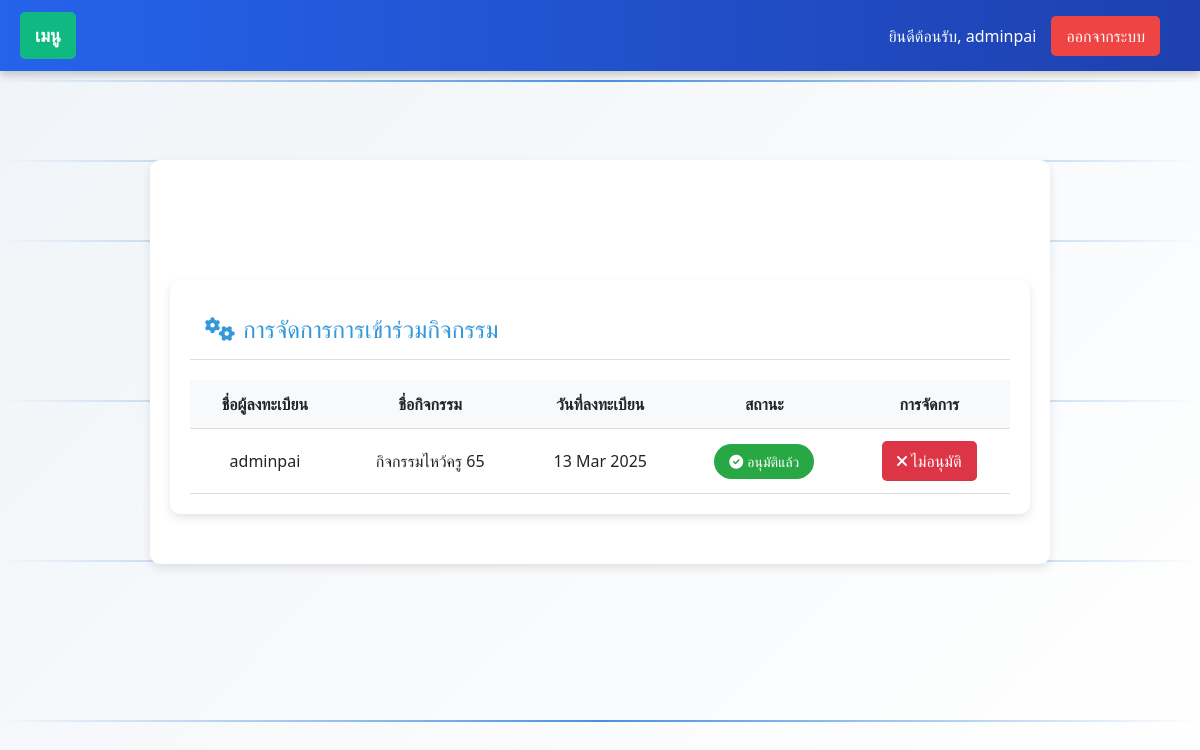
Screenshot of /manage-participations/ (signed in) with the database file from the repository.
### myapp/models.py (models this page shows, shortened)
class CustomUser(AbstractUser):
    USER_TYPE_CHOICES = (
        ('student', 'นักศึกษา'),
        ('teacher', 'อาจารย์'),
        ('admin', 'ผู้ดูแลระบบ'),
    )
    user_type = models.CharField(
        max_length=10,
        choices=USER_TYPE_CHOICES,
        default='student',
        verbose_name='ประเภทผู้ใช้'
    )
    student_id = models.CharField(
        max_length=20,
        unique=True,
        null=True,
        blank=True,
        verbose_name='รหัสนักศึกษา'
    )
    year = models.IntegerField(
        choices=[
            (1, 'ชั้นปีที่ 1'),
            (2, 'ชั้นปีที่ 2'),
            (3, 'ชั้นปีที่ 3'),
            (4, 'ชั้นปีที่ 4'),
        ],
        null=True,
        blank=True,
        verbose_name='ชั้นปี'
    )
    branch = models.CharField(
        max_length=255,
        choices=BRANCH_CHOICES,
        null=True,
        blank=True,
        verbose_name='สาขา'
    )
    groups = models.ManyToManyField(
        Group,
        related_name="customuser_groups",
        blank=True
    )
    user_permissions = models.ManyToManyField(
        Permission,
        related_name="customuser_permissions",
        blank=True
    )
    class Meta:
        verbose_name = 'ผู้ใช้'
        verbose_name_plural = 'ผู้ใช้ทั้งหมด'

class Participation(models.Model):
    STATUS_CHOICES = [
        ('pending', 'ยังไม่อนุมัติ'),
        ('approved', 'อนุมัติแล้ว'),
        ('rejected', 'ไม่อนุมัติ')  # เพิ่มสถานะใหม่
    ]
    activity = models.ForeignKey('Activity', on_delete=models.CASCADE, verbose_name='กิจกรรม')
    student = models.ForeignKey(CustomUser, on_delete=models.CASCADE, verbose_name='นักศึกษา')
    joined_at = models.DateTimeField(default=timezone.now)
    status = models.CharField(
        max_length=10,
        choices=STATUS_CHOICES,
        default='pending',
        verbose_name='สถานะการลงทะเบียน'
    )
    class Meta:
        verbose_name = 'การเข้าร่วมกิจกรรม'
        verbose_name_plural = 'การเข้าร่วมกิจกรรมทั้งหมด'
        unique_together = ('activity', 'student')

class Activity(models.Model):
    name = models.CharField(
        max_length=255,
        verbose_name='ชื่อกิจกรรม'
    )
    description = models.TextField(
        verbose_name='รายละเอียดกิจกรรม'
    )
    start_date = models.DateField(
        verbose_name='วันที่เริ่มจัดกิจกรรม',
        default=datetime.date.today
    )
    end_date = models.DateField(
        verbose_name='วันที่สิ้นสุดกิจกรรม',
        null=True,  # ยอมให้เป็น NULL
        blank=True  # สามารถทิ้งว่างได้ในฟอร์ม
    )
    created_by = models.ForeignKey(
        CustomUser,
        on_delete=models.CASCADE,
        verbose_name='ผู้สร้างกิจกรรม'
    )
    FACULTY_CHOICES = [
        ('all', 'ทุกคนเข้าร่วมได้'),
        ('CS', 'วิทยาการคอมพิวเตอร์'),
        ('CCS', 'วิทยาศาสตร์เครื่องสำอาง'),
        ('OHS', 'อาชีวอนามัยและความปลอดภัย'),
        ('EHS', 'อนามัยสิ่งแวดล้อมและสาธารณภัย'),
        ('MS', 'วิทยาศาสตร์การแพทย์'),
        ('GS', 'วิทยาศาสตร์ทั่วไป'),
        ('IT', 'เทคโนโลยีสารสนเทศ'),
        ('BIB', 'อุตสาหกรรมชีวภาพเพื่อธุรกิจ'),
        ('CYB', 'ความมั่นคงปลอดภัยไซเบอร์'),
    ]
    faculty = models.CharField(
        max_length=10,
        choices=FACULTY_CHOICES,
        default='all',
        verbose_name='คณะที่จัดกิจกรรม'
    )
    class Meta:
        verbose_name = 'กิจกรรม'
        verbose_name_plural = 'กิจกรรมทั้งหมด'

### myapp/views.py (the view)
# urls.py: path('manage-participations/', views.manage_participations, name='manage_participations'),
@user_passes_test(is_admin)
def manage_participations(request):
    participations = Participation.objects.select_related('activity', 'student').all()
    return render(request, 'manage_participation.html', {'participations': participations})

### myapp/views.py (called while the page is built)
def is_admin(user):
    return user.user_type == 'admin'

### templates/manage_participation.html (shortened to what this page needs)
{% extends 'base.html' %}
{% block content %}
<div class="manage-container">
    <div class="manage-card-header">
        <h2><i class="fas fa-cogs me-2"></i>การจัดการการเข้าร่วมกิจกรรม</h2>
    </div>
    <div class="card-body">
        <div class="table-responsive">
            <table class="manage-table">
                <thead>
                    <tr>
                        <th>ชื่อผู้ลงทะเบียน</th>
                        <th>ชื่อกิจกรรม</th>
                        <th>วันที่ลงทะเบียน</th>
                        <th>สถานะ</th>
                        <th>การจัดการ</th>
                    </tr>
                </thead>
                <tbody>
                    {% if participations %}
                        {% for participation in participations %}
                        <tr>
                            <td>{{ participation.student.username|default:"ไม่ระบุ" }}</td>
                            <td>{{ participation.activity.name|default:"ไม่ระบุ" }}</td>
                            <td>{{ participation.joined_at|date:"d M Y"|default:"ไม่ระบุ" }}</td>
                            <td id="status-{{ participation.id }}">
                                {% if participation.status == 'pending' %}
                                    <span class="manage-badge manage-badge-warning">
                                        <i class="fas fa-clock me-1"></i>รอการอนุมัติ
                                    </span>
                                {% elif participation.status == 'approved' %}
                                    <span class="manage-badge manage-badge-success">
                                        <i class="fas fa-check-circle me-1"></i>อนุมัติแล้ว
                                    </span>
                                {% else %}
                                    <span class="manage-badge manage-badge-danger">
                                        <i class="fas fa-times-circle me-1"></i>ไม่อนุมัติ
                                    </span>
                                {% endif %}
                            </td>
                            <td>
                                <div class="manage-btn-group">
                                    {% if participation.status != 'rejected' %}
                                        <button onclick="updateStatus({{ participation.id }}, 'rejected')"
                                                class="manage-btn manage-btn-danger">
                                            <i class="fas fa-times me-1"></i>ไม่อนุมัติ
                                        </button>
                                    {% endif %}
                                </div>
                            </td>
                        </tr>
                        {% endfor %}
                    {% else %}
                        <tr><td colspan="5">ไม่มีข้อมูลการเข้าร่วม</td></tr>
                    {% endif %}
                </tbody>
            </table>
        </div>
    </div>
</div>
{% endblock %}

### templates/base.html (shortened to what this page needs)
{% load static %}
<!DOCTYPE html>
<html lang="th">
<head>
  <link rel="stylesheet" href="{% static 'css/style.css' %}">
  <link rel="stylesheet" href="https://cdn.jsdelivr.net/npm/bootstrap@5.3.0/dist/css/bootstrap.min.css">
  <link rel="stylesheet" href="https://cdnjs.cloudflare.com/ajax/libs/font-awesome/6.0.0/css/all.min.css">
  <script src="https://cdn.tailwindcss.com"></script>
</head>
<body>
  <div class="moving-line"></div>
  <div class="moving-line"></div>
  <div class="base-navbar">
    <div class="base-menu-container" id="menuContainer">
      <a href="#" class="base-menu" id="menuButton">เมนู</a>
    </div>
    <div class="base-right-side">
      {% if user.is_authenticated %}
        <span>ยินดีต้อนรับ, {{ user.username }}</span>
        <form method="post" action="{% url 'logout' %}" style="display:inline;">
          <button type="submit" class="base-logout-btn">ออกจากระบบ</button>
        </form>
      {% else %}
        <a href="{% url 'login' %}">เข้าสู่ระบบ</a>
        <a href="{% url 'register' %}">สมัครสมาชิก</a>
      {% endif %}
    </div>
  </div>
  <div class="base-container">
    {% block content %}
    {% endblock %}
  </div>
</body>
</html>

### templates/base.html (style rules this page uses)
body { margin: 0; padding-top: 60px; min-height: 100vh; background: linear-gradient(135deg, #f0f4f8, #ffffff); overflow-x: hidden; position: relative; }
.moving-line { position: absolute; width: 100%; height: 2px; background: linear-gradient(90deg, transparent, #4a90e2, transparent); animation: moveLine 6s linear infinite; z-index: 0; }
.moving-line:nth-child(1) { top: 10%; }
.moving-line:nth-child(6) { top: 90%; animation-delay: 5s; }
.base-container { position: relative; z-index: 10; max-width: 900px; margin: 100px auto 30px; padding: 20px; background: white; box-shadow: 0px 4px 10px rgba(0, 0, 0, 0.1); border-radius: 10px; }
.base-navbar { background: linear-gradient(to right, #2563eb, #1e40af); width: 100%; position: fixed; top: 0; left: 0; display: flex; justify-content: space-between; align-items: center; padding: 12px 20px; box-shadow: 0px 4px 8px rgba(0, 0, 0, 0.2); z-index: 1000; }
.base-menu-container { position: relative; }
.base-menu { font-size: 18px; color: white; text-decoration: none; font-weight: bold; padding: 10px 15px; background-color: #10b981; border-radius: 5px; cursor: pointer; display: inline-block; transition: background-color 0.3s ease; }
.base-right-side { display: flex; gap: 15px; align-items: center; margin-right: 20px; }
.base-right-side span { color: white; font-size: 16px; }
.base-right-side a, .base-logout-btn { color: white; text-decoration: none; padding: 8px 15px; border-radius: 5px; background-color: #f59e0b; transition: background-color 0.3s ease; }
.base-logout-btn { background-color: #ef4444; border: none; cursor: pointer; }

### templates/manage_participation.html (style rules this page uses)
.manage-container { max-width: 1200px; margin: 100px auto 30px; padding: 20px; background: #fff; border-radius: 10px; box-shadow: 0 4px 10px rgba(0, 0, 0, 0.1); }
.manage-card-header { background: #fff; padding: 15px; border-bottom: 1px solid #ddd; }
.manage-card-header h2 { margin: 0; color: #3498db; font-size: 24px; }
.manage-table { width: 100%; border-collapse: collapse; margin-top: 20px; }
.manage-table th, .manage-table td { padding: 12px; text-align: center; border-bottom: 1px solid #ddd; }
.manage-table th { background: #f8f9fa; font-weight: 600; }
.manage-btn-group { display: flex; justify-content: center; gap: 10px; }
.manage-btn { padding: 8px 15px; border-radius: 5px; text-decoration: none; cursor: pointer; transition: background 0.3s; }
.manage-btn-danger { background: #dc3545; color: #fff; border: none; }
.manage-badge { padding: 8px 15px; border-radius: 20px; font-size: 14px; }
.manage-badge-success { background: #28a745; color: #fff; }

### rows the page displays
CustomUser: username "adminpai"
Participation: student.username "adminpai", activity.name "กิจกรรมไหว้ครู 65", joined_at "13 Mar 2025", status "approved" (drawn)
